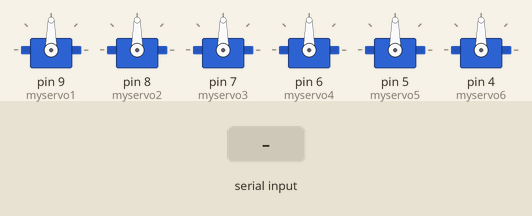
Simulated run of this sketch. Board: Arduino Uno, built with avr-gcc and run on an emulated ATmega328P. Parts: 6 × servo. The inputs (shaded band) are chosen by the test bench.

Above: at 1.2 s.
1.3 s: "4\n" received over Serial
At 2.2 s:
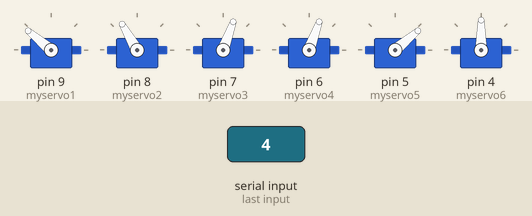
At 4.2 s:
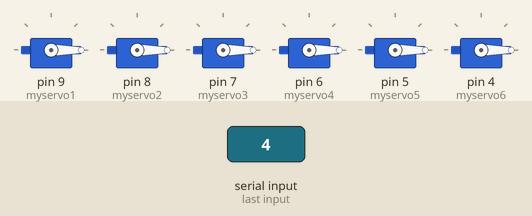
4.3 s: "30,150\n" received over Serial
At 6.9 s:
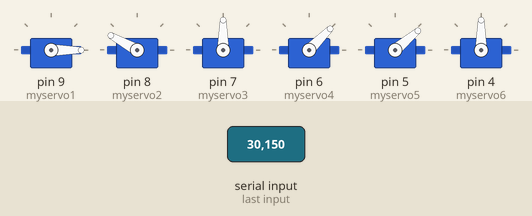
Timing chart, 0 to 17.4 s (numbered marks = the images above; inputs shaded):
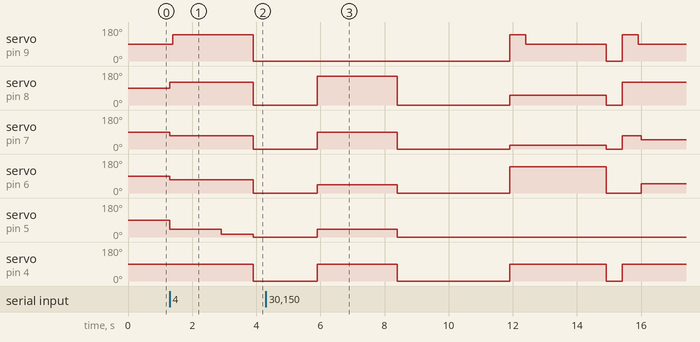

The sketch:

rachels-code.ino
```cpp
#include <Servo.h>

//servo PWM
#define SERVO1_PIN 9
#define SERVO2_PIN 8
#define SERVO3_PIN 7
#define SERVO4_PIN 6
#define SERVO5_PIN 5
#define SERVO6_PIN 4

Servo myservo1 ;  //eyes
Servo myservo2 ;  //lids
Servo myservo3 ;  //brows
Servo myservo4 ;  //brows
Servo myservo5 ;  //mouth
Servo myservo6 ;  //nostrils

void setup() {
  Serial.begin(9600);

//servos
 myservo1.attach(9);
 myservo2.attach(8);
 myservo3.attach(7);
 myservo4.attach(6);
 myservo5.attach(5);
 myservo6.attach(4);

}

void loop() {
  if (Serial.available() > 0) {
    int emotionCode = Serial.read() - '0';

    // Process the received emotion code
    processEmotion(emotionCode);
  }
}

void processEmotion(int emotionCode) {
  // Define servo positions for each emotion code
  int myservo1Pos, myservo2Pos, myservo3Pos, myservo4Pos, myservo5Pos, myservo6Pos;

  switch (emotionCode) {
    case 1://angry
      myservo2.write(51);
      myservo3.write(20);
      myservo4.write(140);
      myservo6.write(90);
      myservo1.write(140);
      delay(500);
      myservo1.write(90);
      delay(1500);
      break;
    case 2: //sad
      myservo2.write(51);
      myservo3.write(90);
      myservo4.write(45);
      myservo6.write(90);
      myservo1.write(110);
      delay(500);
      myservo1.write(140);
      delay(1500);
      break;
    case 3: //shocked
      myservo2.write(151);
      myservo3.write(90);
      myservo4.write(45);
      myservo6.write(90);
      myservo5.write(40);
      delay(1500);
      break;
    case 4: //scared
      myservo2.write(120);
      myservo3.write(70);
      myservo4.write(70);
      myservo6.write(90);
      myservo5.write(40);
      myservo1.write(90);
      delay(100);
      myservo1.write(140);
      delay(1500);
      myservo5.write(700);
      break;
    case 5: //uneasy
      myservo2.write(120);
      myservo3.write(70);
      myservo6.write(90);
      myservo1.write(140);
      delay(500);
      myservo1.write(90);
      delay(100);
      myservo3.write(50);
      myservo4.write(50);
      delay(1000);
      break;
    case 6: //unknown
      myservo1.write(90);
      myservo3.write(700);
      delay(200);
      myservo1.write(140);
      myservo2.write(151);
      myservo4.write(90);
      delay(200);
      myservo1.write(90);
      delay(200);
      myservo1.write(140);
      myservo5.write(90);
      delay(200);
      myservo1.write(90);
      myservo2.write(51);
      delay(200);
      myservo1.write(140);
      myservo5.write(45);
      delay(1500);
      break;
    default: //rest face
      myservo1.write(0);
      myservo2.write(0);
      myservo3.write(0);
      myservo4.write(0);
      myservo5.write(0);
      myservo6.write(0);
  }


  // Delay
  delay(1000);

  // Reset servos to a neutral position
  resetServos();
}

void resetServos() {
   myservo1.write(0);
   myservo2.write(0);
   myservo3.write(0);
   myservo4.write(0);
   myservo5.write(0);
   myservo6.write(0);

  delay(500);
}
```

Measured:
- after the input at 1.3 s, servo on pin 9 (myservo1): 90° → 140° after 0.10 s, → 0° 2.5 s later; servo on pin 8 (myservo2): 90° → 120° at once, → 0° 2.6 s later
- after the input at 4.3 s, servo on pin 9 (myservo1): 0° → 140° after 7.6 s, → 90° 0.50 s later, → 0° 2.5 s later, → 140° 0.50 s later, … (5 changes in this stretch); servo on pin 8 (myservo2): 0° → 151° after 1.6 s, → 0° 2.5 s later, → 51° 3.5 s later, → 0° 3.0 s later, … (5 changes in this stretch)
